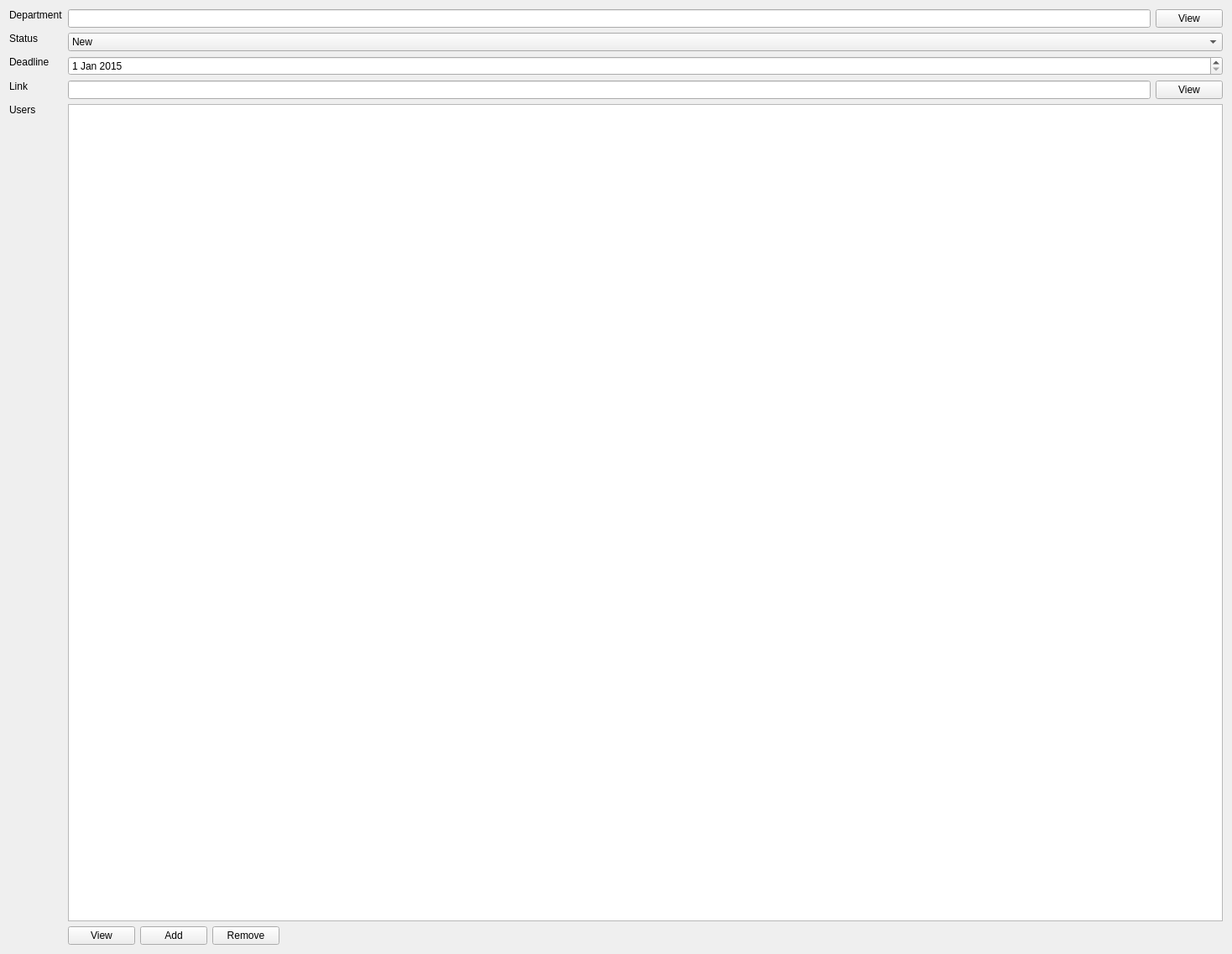
          <widget class="QWidget" name="task_sa_widget">
           <property name="geometry">
            <rect>
             <x>0</x>
             <y>0</y>
             <width>1468</width>
             <height>1137</height>
            </rect>
           </property>
           <layout class="QGridLayout" name="gridLayout_7">
            <item row="7" column="1">
             <layout class="QHBoxLayout" name="task_user_btns_hbox">
              <item>
               <widget class="QPushButton" name="task_user_view_pb">
                <property name="text">
                 <string>View</string>
                </property>
               </widget>
              </item>
              <item>
               <widget class="QPushButton" name="task_user_add_pb">
                <property name="text">
                 <string>Add</string>
                </property>
               </widget>
              </item>
              <item>
               <widget class="QPushButton" name="task_user_remove_pb">
                <property name="text">
                 <string>Remove</string>
                </property>
               </widget>
              </item>
              <item>
               <spacer name="horizontalSpacer_13">
                <property name="orientation">
                 <enum>Qt::Horizontal</enum>
                </property>
                <property name="sizeHint" stdset="0">
                 <size>
                  <width>40</width>
                  <height>20</height>
                 </size>
                </property>
               </spacer>
              </item>
             </layout>
            </item>
            <item row="6" column="0">
             <widget class="QLabel" name="task_user_lb">
              <property name="text">
               <string>Users</string>
              </property>
              <property name="alignment">
               <set>Qt::AlignLeading|Qt::AlignLeft|Qt::AlignTop</set>
              </property>
             </widget>
            </item>
            <item row="3" column="0">
             <widget class="QLabel" name="task_deadline_lb">
              <property name="text">
               <string>Deadline</string>
              </property>
              <property name="alignment">
               <set>Qt::AlignLeading|Qt::AlignLeft|Qt::AlignTop</set>
              </property>
             </widget>
            </item>
            <item row="2" column="0">
             <widget class="QLabel" name="task_status_lb">
              <property name="text">
               <string>Status</string>
              </property>
              <property name="alignment">
               <set>Qt::AlignLeading|Qt::AlignLeft|Qt::AlignTop</set>
              </property>
             </widget>
            </item>
            <item row="2" column="1">
             <widget class="QComboBox" name="task_status_cb">
              <item>
               <property name="text">
                <string>New</string>
               </property>
              </item>
              <item>
               <property name="text">
                <string>Open</string>
               </property>
              </item>
              <item>
               <property name="text">
                <string>Done</string>
               </property>
              </item>
             </widget>
            </item>
            <item row="3" column="1">
             <widget class="QDateEdit" name="task_deadline_de">
              <property name="date">
               <date>
                <year>2015</year>
                <month>1</month>
                <day>1</day>
               </date>
              </property>
             </widget>
            </item>
            <item row="6" column="1">
             <widget class="QTableWidget" name="task_user_tablev"/>
            </item>
            <item row="4" column="1">
             <layout class="QHBoxLayout" name="task_link_hbox">
              <item>
               <widget class="QLineEdit" name="task_link_le">
                <property name="readOnly">
                 <bool>true</bool>
                </property>
               </widget>
              </item>
              <item>
               <widget class="QPushButton" name="task_link_view_pb">
                <property name="text">
                 <string>View</string>
                </property>
               </widget>
              </item>
             </layout>
            </item>
            <item row="4" column="0">
             <widget class="QLabel" name="task_link_lb">
              <property name="text">
               <string>Link</string>
              </property>
              <property name="alignment">
               <set>Qt::AlignLeading|Qt::AlignLeft|Qt::AlignTop</set>
              </property>
             </widget>
            </item>
            <item row="0" column="1">
             <layout class="QHBoxLayout" name="task_dep_hbox">
              <item>
               <widget class="QLineEdit" name="task_dep_le">
                <property name="readOnly">
                 <bool>true</bool>
                </property>
               </widget>
              </item>
              <item>
               <widget class="QPushButton" name="task_dep_view_pb">
                <property name="text">
                 <string>View</string>
                </property>
               </widget>
              </item>
             </layout>
            </item>
            <item row="0" column="0">
             <widget class="QLabel" name="task_dep_lb">
              <property name="text">
               <string>Department</string>
              </property>
              <property name="alignment">
               <set>Qt::AlignLeading|Qt::AlignLeft|Qt::AlignTop</set>
              </property>
             </widget>
            </item>
           </layout>
          </widget>
